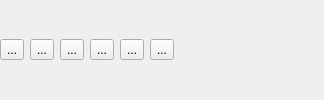
        <widget class="QFrame" name="align_frame">
         <property name="sizePolicy">
          <sizepolicy hsizetype="Preferred" vsizetype="Maximum">
           <horstretch>0</horstretch>
           <verstretch>0</verstretch>
          </sizepolicy>
         </property>
         <property name="frameShape">
          <enum>QFrame::Shape::NoFrame</enum>
         </property>
         <property name="frameShadow">
          <enum>QFrame::Shadow::Plain</enum>
         </property>
         <layout class="QHBoxLayout" name="horizontalLayout_2">
          <property name="leftMargin">
           <number>0</number>
          </property>
          <property name="topMargin">
           <number>0</number>
          </property>
          <property name="rightMargin">
           <number>0</number>
          </property>
          <property name="bottomMargin">
           <number>0</number>
          </property>
          <item>
           <widget class="QToolButton" name="itemleft">
            <property name="toolTip">
             <string>Align item to left.</string>
            </property>
            <property name="text">
             <string>...</string>
            </property>
            <property name="icon">
             <iconset theme="align-horizontal-left"/>
            </property>
           </widget>
          </item>
          <item>
           <widget class="QToolButton" name="itemhcenter">
            <property name="toolTip">
             <string>Align item horizontally.</string>
            </property>
            <property name="text">
             <string>...</string>
            </property>
            <property name="icon">
             <iconset theme="align-horizontal-center"/>
            </property>
           </widget>
          </item>
          <item>
           <widget class="QToolButton" name="itemright">
            <property name="toolTip">
             <string>Align item to right.</string>
            </property>
            <property name="text">
             <string>...</string>
            </property>
            <property name="icon">
             <iconset theme="align-horizontal-right"/>
            </property>
           </widget>
          </item>
          <item>
           <widget class="QToolButton" name="itemtop">
            <property name="toolTip">
             <string>Align item to top.</string>
            </property>
            <property name="text">
             <string>...</string>
            </property>
            <property name="icon">
             <iconset theme="align-vertical-top"/>
            </property>
           </widget>
          </item>
          <item>
           <widget class="QToolButton" name="itemvcenter">
            <property name="toolTip">
             <string>Align item vertically.</string>
            </property>
            <property name="text">
             <string>...</string>
            </property>
            <property name="icon">
             <iconset theme="align-vertical-center"/>
            </property>
           </widget>
          </item>
          <item>
           <widget class="QToolButton" name="itembottom">
            <property name="toolTip">
             <string>Align item to bottom.</string>
            </property>
            <property name="text">
             <string>...</string>
            </property>
            <property name="icon">
             <iconset theme="align-vertical-bottom"/>
            </property>
           </widget>
          </item>
          <item>
           <spacer name="horizontalSpacer">
            <property name="orientation">
             <enum>Qt::Orientation::Horizontal</enum>
            </property>
            <property name="sizeType">
             <enum>QSizePolicy::Policy::Minimum</enum>
            </property>
            <property name="sizeHint" stdset="0">
             <size>
              <width>150</width>
              <height>20</height>
             </size>
            </property>
           </spacer>
          </item>
         </layout>
        </widget>
